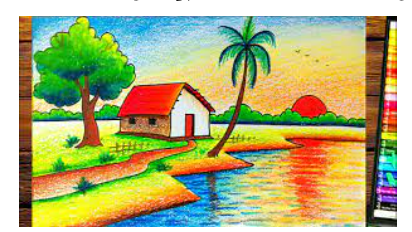
#> input picture Exp2.py/image2.png, 412 x 232 px
$ python exp2.py
#> lines starting #> are read from the running program, lines starting #| are printed output that depends on the picture
import cv2

image = cv2.imread("image2.png")
#> image is the input picture: shape (232, 412, 3); mean B, G, R 121.5, 177.5, 176.5

blur = cv2.GaussianBlur(image, (5, 5), 10)
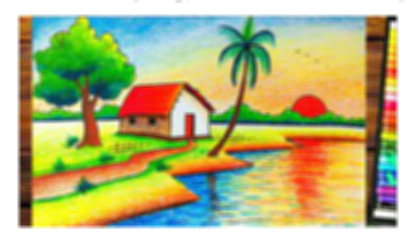
#> blur: shape (232, 412, 3); mean B, G, R 121.5, 177.5, 176.5

cv2.imwrite("blurred_output.png", blur)

cv2.imshow("Blurred Image", blur)

cv2.waitKey(0)

cv2.destroyAllWindows()
